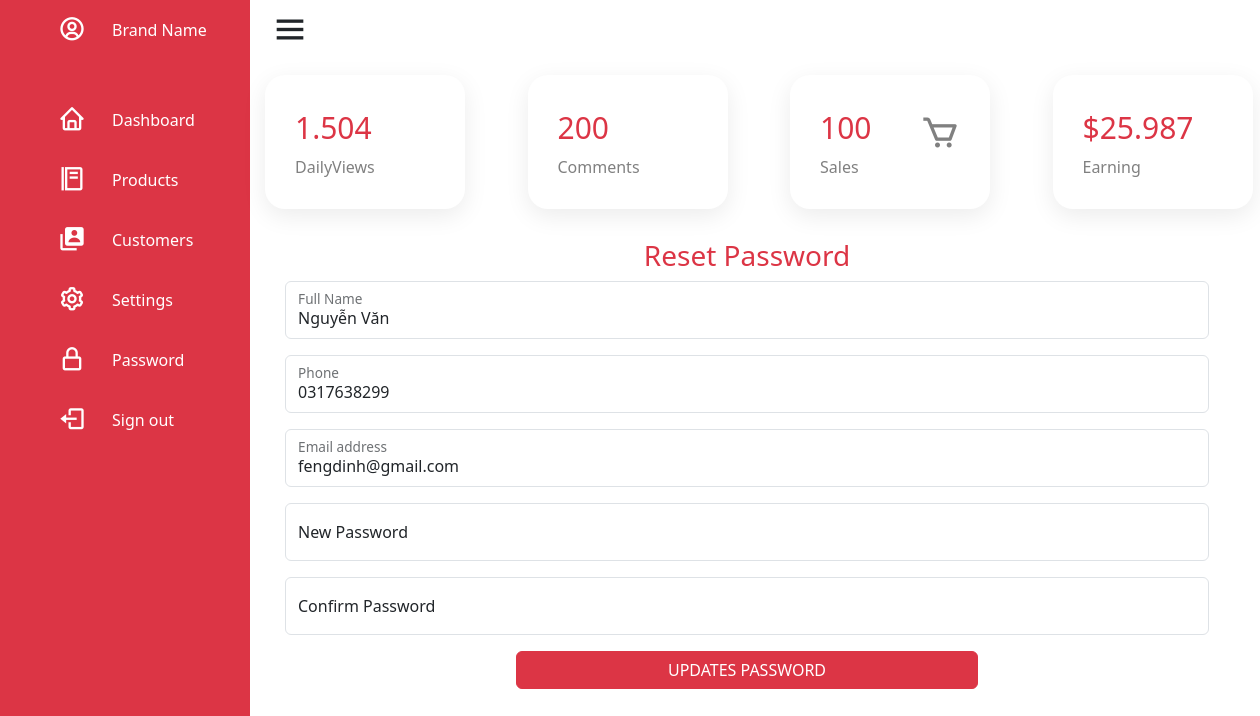
The app's page /admin/ViewResetPassword.php (signed in) with its own data.
### tables this page shows
CREATE TABLE `users` (
  `USERID` int(11) NOT NULL,
  `FULLNAME` varchar(100) DEFAULT NULL,
  `PHONE` varchar(11) NOT NULL,
  `EMAIL` varchar(100) NOT NULL,
  `DAYOFBIRTH` date DEFAULT NULL,
  `USERADDRESS` varchar(255) DEFAULT NULL,
  `USERPASSWORD` varchar(50) NOT NULL,
  `PICTURE` varchar(255) DEFAULT NULL,
  `ROLEID` int(11) NOT NULL,
  `CREATEDAT` date NOT NULL DEFAULT current_timestamp(),
  `UPDATEDAT` date DEFAULT NULL,
  `province_id` int(11) NOT NULL
);

### config.php (called while the page is built, shortened)
<?php
$servername = "localhost";
$username = "root";
$password = "";
$dbname = "fastfood";

### class/AdminController.php (called while the page is built, shortened)
<?php
class AdminController {
    private $db;
    public function __construct($db) {
        $this->db = $db;
    }
    public function getUserByID($id) {
        $sql = "SELECT * FROM users WHERE USERID = :id";
        $params = array(':id' => $id);
       return $this->db->selectQuery($sql, $params);
    }
}
?>

### class/DB.php (called while the page is built, shortened)
<?php
class DB {
    private $conn;
    public function __construct($conn) {
        $this->conn = $conn;
    }
    public function selectQuery($sql, $params = []) {
        $stm = $this->conn->prepare($sql);
        $stm->execute($params);
        return $stm->fetchAll(PDO::FETCH_OBJ);
    }
}
?>

### admin/ViewResetPassword.php (the view, shortened to what this page needs)
<?php
    require "./header.php";
    require "../config.php";
    $u_id = $_SESSION["user_id"];
    $model = new AdminController(new DB(new PDO("mysql:host=$servername;dbname=$dbname", $username, $password)));
    $u = $model->getUserByID($u_id);
?>
<link href="https://cdn.jsdelivr.net/npm/bootstrap@5.3.3/dist/css/bootstrap.min.css" rel="stylesheet">
    <div class="mainAdd">
            <h3 class="text-center text-danger">Reset Password</h3>
        <div>
            <form method="post" action="">
                <div class="form-floating mb-3">
                    <input type="text" class="form-control" id="fullName" name="" value="<?php echo $u[0]->FULLNAME  ?>" readlink>
                    <label for="fullName">Full Name</label>
                </div>
                <div class="form-floating mb-3">
                    <input type="text" class="form-control" id="phone" name="" value="<?php echo $u[0]->PHONE  ?>" readonly>
                    <label for="phone">Phone</label>
                </div>
                <div class="form-floating mb-3">
                    <input type="text" class="form-control" id="floatingInput" name="" value="<?php echo $u[0]->EMAIL ?>" readonly>
                    <label for="floatingInput">Email address</label>
                </div>
                <div class="form-floating mb-3">
                    <input type="password" class="form-control" id="floatingPassword" placeholder="" name="newPassword">
                    <label for="floatingPassword">New Password</label>
                </div>
                <div class="form-floating mb-3">
                    <input type="password" class="form-control" id="confirmPassword" placeholder="Confirm Password" name="confirmPassword">
                    <label for="confirmPassword">Confirm Password</label>
                </div>
                <div class="d-grid gap-2 col-6 mx-auto">
                    <button type="submit" class="btn btn-danger justify-content-lg-between">UPDATES PASSWORD</button>
                </div>
            </form>
</div>
    </div>

### admin/AdminLayoutPage.css (style rules this page uses)
* { margin: 0px; padding: 0px; box-sizing: border-box; font-family: system-ui, -apple-system, BlinkMacSystemFont, 'Segoe UI', Roboto, Oxygen, Ubuntu, Cantarell, 'Open Sans', 'Helvetica Neue', sans-serif; }
body { min-height: 100vh; overflow-x: hidden; }
.mainAdd { position: relative; width: 90%; margin-left: 20px; padding: 15px; }

### records on screen
users: FULLNAME "Nguyễn Văn", PHONE "0317638299", EMAIL "fengdinh@gmail.com"
